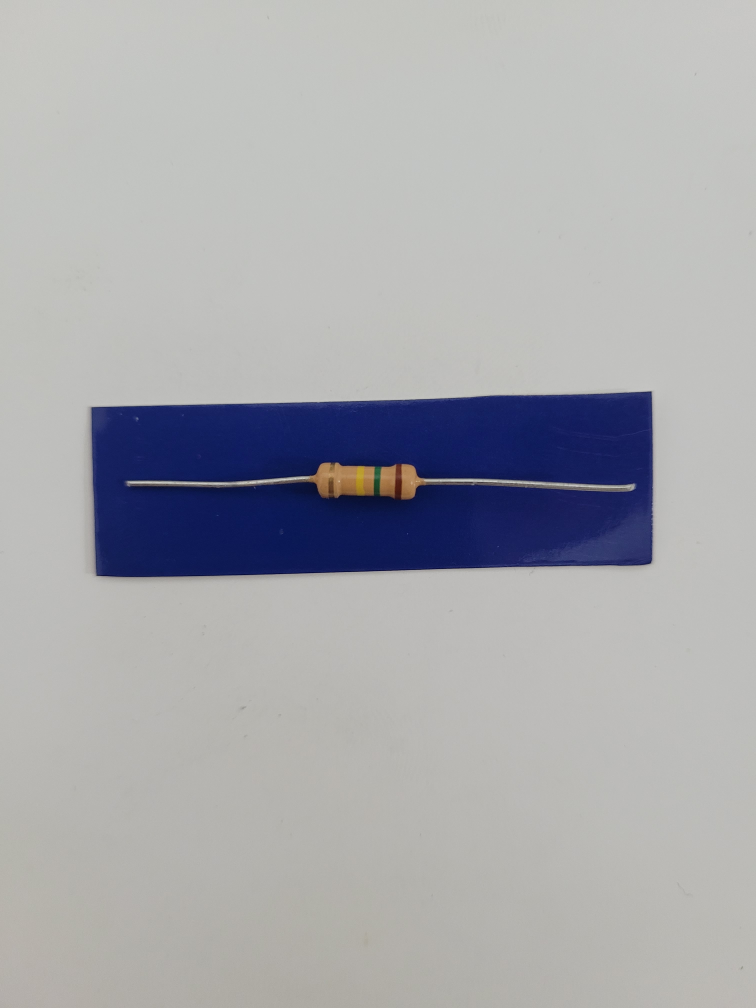
#> input picture Resistencias/R10_a.jpg, 3024 x 4032 px (shown at 1/4 size)
$ python -i Ejercicio2.py   (imports and definitions only)   (older library calls are emulated)
#> lines starting #> are read from the running program, lines starting #| are printed output that depends on the picture; after the words box and inside, x2 and y2 are one past the last pixel; in counts of white or black regions, pixels touching at a corner belong together
#> in procesar_resistencia, img_bgr is the input picture: shape (4032, 3024, 3); mean B, G, R 173.1, 169.1, 168.2
import os
import cv2
import numpy as np
import matplotlib.pyplot as plt

# -------------------------------------------------------------------------------------------------
# ----ITEMS A) y B)--------------------------------------------------------------------------------
# -------------------------------------------------------------------------------------------------

# [87 lines left out: functions ordenar_puntos, crear_mascara_azul, extraer_rectangulo_azul, convertir_a_vista_superior, procesar_imagen, not called in this run]

# -------------------------------------------------------------------------
# Directorio donde están las imágenes originales
carpeta_entrada = "Resistencias"
carpeta_salida = "Resistencias_out"

# Crear carpeta de salida si no existe
# [16 lines not run here, left out]

# -------------------------------------------------------------------------------------------------
# ------ITEMS C), D) Y E)--------------------------------------------------------------------------
# -------------------------------------------------------------------------------------------------
color_a_valor = {
    "Negro":   0,
    "Marrón":  1,
    "Rojo":    2,
    "Naranja": 3,
    "Amarillo":4,
    "Verde":   5,
    "Azul":    6,
    "Violeta": 7,
    "Gris":    8,
    "Blanco":  9
}
# [24 lines left out: function calcular_resistencia, not called in this run]

def mascara_azul_inversa(img_bgr):

    azul_bajo = np.array([ 90,  80,  40])
    azul_alto = np.array([150, 255, 255])

    img_hsv = cv2.cvtColor(img_bgr, cv2.COLOR_BGR2HSV)
#> img_hsv: shape (4032, 3024, 3); mean H, S, V 40.6, 29, 176.9

    mask = cv2.inRange(img_hsv, azul_bajo, azul_alto)
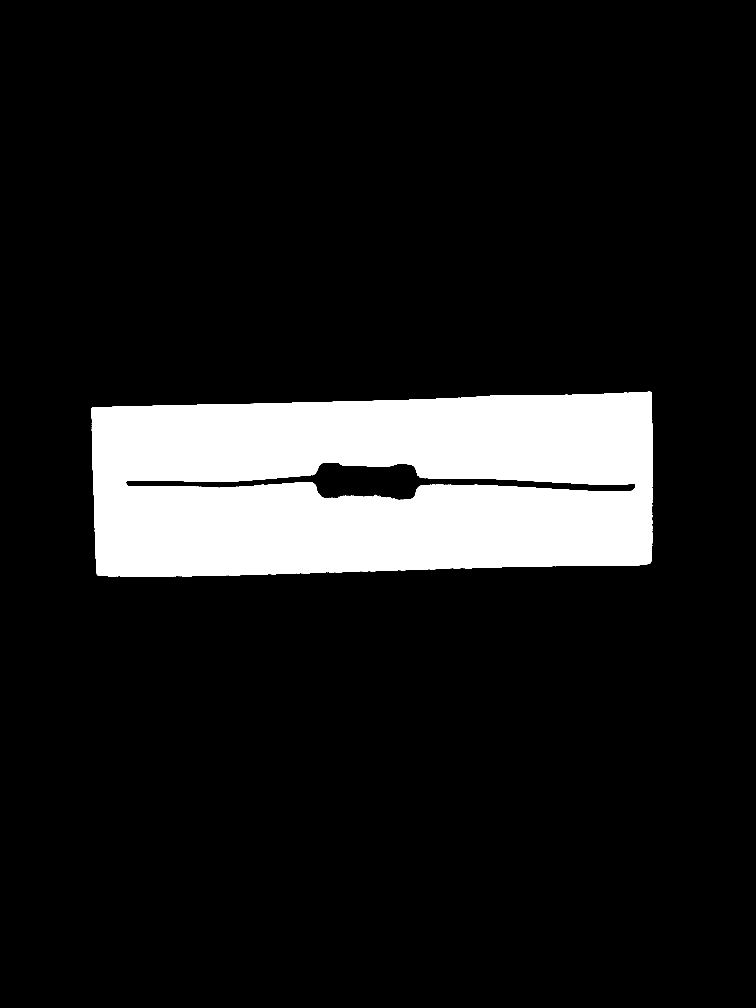
#> mask: shape (4032, 3024) (shown at 1/4 size); 11.7% white; 18 white regions (14 under 20 px), largest, box (x1, y1, x2, y2) and area: (367, 1567, 2611, 2307) 1431749, (1544, 2282, 1566, 2283) 22, (1316, 2289, 1338, 2290) 22, (1602, 2280, 1622, 2281) 20
    mask = cv2.bitwise_not(mask) # invertimos

    kernel_clausura = cv2.getStructuringElement(cv2.MORPH_RECT, (15, 15))
    kernel_apertura = cv2.getStructuringElement(cv2.MORPH_RECT, (50, 50))
    mascara_clausura = cv2.morphologyEx(mask, cv2.MORPH_CLOSE, kernel_clausura, iterations=2)
#> mascara_clausura: shape (4032, 3024); 88.3% white; 1 black region, box (x1, y1, x2, y2) and area: (367, 1568, 2610, 2306) 1427742
    mascara_apertura = cv2.morphologyEx(mascara_clausura, cv2.MORPH_OPEN, kernel_apertura, iterations=1)
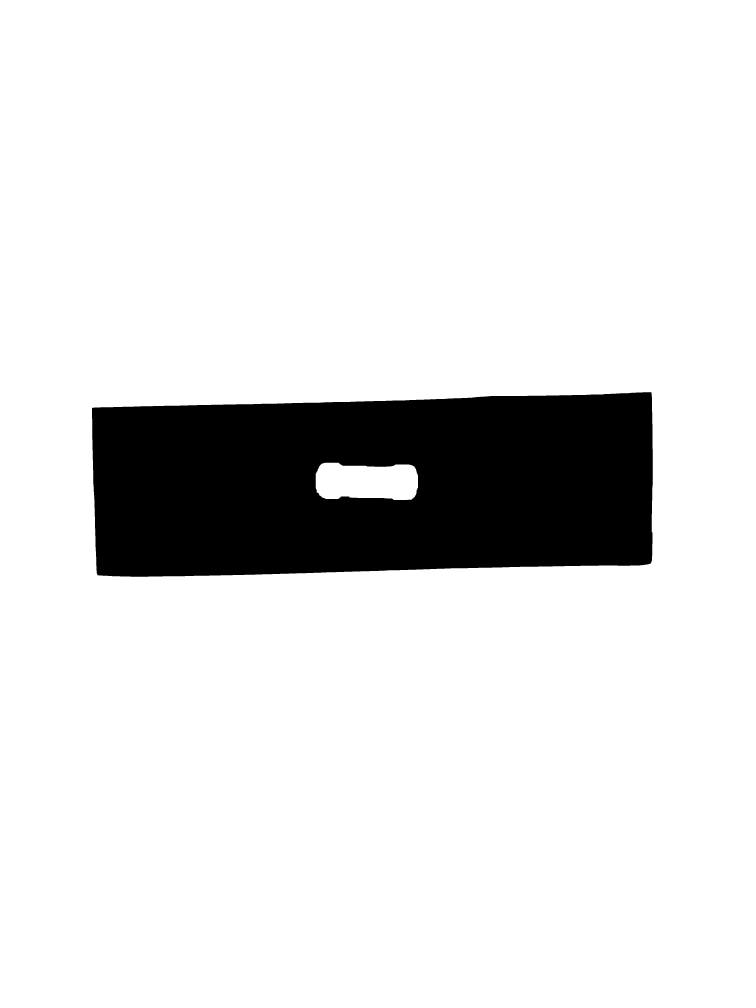
#> mascara_apertura: shape (4032, 3024) (shown at 1/4 size); 87.9% white; 1 black region, box (x1, y1, x2, y2) and area: (368, 1569, 2611, 2307) 1469844
    return mascara_apertura

def extraer_resistencia(mascara_apertura, img_bgr):
    contornos, _ = cv2.findContours(mascara_apertura, cv2.RETR_EXTERNAL, cv2.CHAIN_APPROX_SIMPLE)
#> contornos = [[[0, 0], [0, 4031], [3023, 4031], [3023, 0]]]
    cont_max = max(contornos, key=cv2.contourArea)
#> cont_max = [[0, 0], [0, 4031], [3023, 4031], [3023, 0]]
    x, y, w, h = cv2.boundingRect(cont_max)
#> x = 0; y = 0; w = 3024; h = 4032
    padding = 25
    x1 = max(x + padding, 0)
#> x1 = 25
    y1 = max(y + padding, 0)
#> y1 = 25
    x2 = min(x + w - padding, img_bgr.shape[1])
#> x2 = 2999
    y2 = min(y + h - padding, img_bgr.shape[0])
#> y2 = 4007
    roi = img_bgr[y1:y2, x1:x2]

    # Redimensionar manteniendo proporción
    h_roi, w_roi = roi.shape[:2]
    new_h = int(h_roi * (200 / w_roi))
    resistor = cv2.resize(roi, (200, new_h))
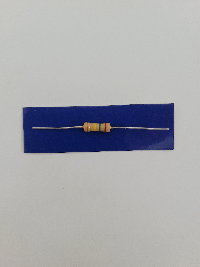
#> resistor: shape (267, 200, 3); mean B, G, R 172.6, 168.4, 167.4
    return resistor

def bordes_con_sobel(img_bgr):
    gray = cv2.cvtColor(img_bgr, cv2.COLOR_BGR2GRAY)
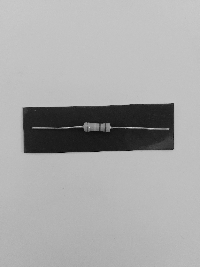
#> gray: shape (267, 200); min 5, max 221, mean 168.6
    clahe = cv2.createCLAHE(clipLimit=2.0, tileGridSize=(8,8))
    gray_eq = clahe.apply(gray)
    gray_smooth = cv2.GaussianBlur(gray_eq, (5,5), 0)
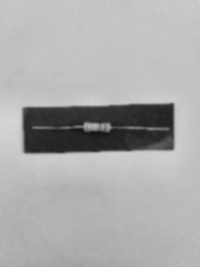
#> gray_smooth: shape (267, 200); min 20, max 213, mean 171.4

    # O Sobel para resaltar bordes
    sobelx = cv2.Sobel(gray_smooth, cv2.CV_64F, 1, 0, ksize=3)
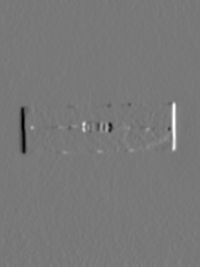
#> sobelx: shape (267, 200) float64; min -346, max 384, mean 0; drawn with min black and max white
    sobelx = np.absolute(sobelx)
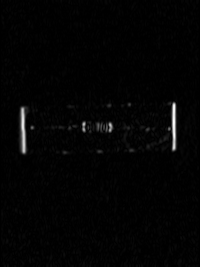
#> sobelx: shape (267, 200) float64; min 0, max 384, mean 6.3; drawn with min black and max white
    sobelx = np.uint8(255 * sobelx / np.max(sobelx))

    return sobelx

def detectar_lineas_verticales(img_sobel, min_dist=10,umbral_inicial = 0.06,umbral_max = 0.5,paso_umbral = 0.005,num_bordes_esperado = 8):
    # Calculamos el promedio de intensidad por columna (perfil vertical)
#> called with min_dist = 10, umbral_inicial = 0.06, umbral_max = 0.5, paso_umbral = 0.005, num_bordes_esperado = 8
    perfil = np.mean(img_sobel, axis=0)
#> perfil = 200 values, max 42 at index 174, min 0 at index 0, mean 3.63

    # Derivamos el perfil para detectar bordes verticales (gradientes)
    gradiente = np.abs(np.diff(perfil))
#> gradiente = 199 values, max 18.99 at index 172, min 0.00375 at index 126, mean 1.08

    # Variables para el bucle
    umbral = umbral_inicial
    franjas = []
    iteracion = 0
    max_iter = 30

    while iteracion < max_iter:
        # Umbral final como valor absoluto
        umbral_val = umbral * np.max(gradiente)

        # Detectamos picos sobre umbral
        picos = np.where(gradiente > umbral_val)[0]

        # Filtramos bordes muy cercanos
        franjas = []
        for pico in picos:
            if len(franjas) == 0 or (pico - franjas[-1] > min_dist):
                franjas.append(pico)

        # Cantidad de franjas detectadas
        num_franjas = len(franjas)

        # Comparamos con el número esperado
        if num_franjas == num_bordes_esperado:
                break
        elif num_franjas > num_bordes_esperado:
            umbral += paso_umbral  # suba el umbral para detectar menos franjas
            if umbral > umbral_max:
                umbral = umbral_max
                break
        else:
            # número correcto o aceptable de franjas detectadas
            break

        iteracion += 1
#> this loop made 1 pass
#> umbral_val on pass 1: 1.14
#> after the loop, iteracion = 0; umbral = 0.06

    print(f"Umbral final ajustado: {umbral:.3f}")
#| Umbral final ajustado: 0.060
    print(f"Franjas detectadas: {len(franjas)}")
#| Franjas detectadas: 7
    return franjas

# [5 lines left out: function recortar_banda, not called in this run]


def detectar_bandas(img_bgr):
    imagen_sobel = bordes_con_sobel(img_bgr)
    franjas = detectar_lineas_verticales(imagen_sobel)
#> franjas = [0, 18, 81, 96, 108, 170, 198]
    franjas_pares = [(franjas[i], franjas[i + 1]) for i in range(0, len(franjas) - 1, 2)]
#> franjas_pares = [(0, 18), (81, 96), (108, 170)]

    # Calcular distancias entre bandas internas: 2-3, 4-5, 6-7
    distancia_12 = franjas[2] - franjas[1]
#> distancia_12 = 63
    distancia_34 = franjas[4] - franjas[3]
#> distancia_34 = 12
    distancia_56 = franjas[6] - franjas[5]
#> distancia_56 = 28

    # Determinar posición de la franja dorada (solo puede estar en bordes 0-1 o 7-8)
    if distancia_12 > distancia_56:
        posicion_dorada = 'izquierda'
        franja_dorada = (franjas[0], franjas[1])
#> franja_dorada = (0, 18)

        banda_3 = (franjas[2], franjas[3])
#> banda_3 = (81, 96)
        banda_2   = (franjas[4], franjas[5])
#> banda_2 = (108, 170)
#> (the run stopped early here; a loop or call above may not have finished)

$ run again, on Resistencias/R1_a.jpg
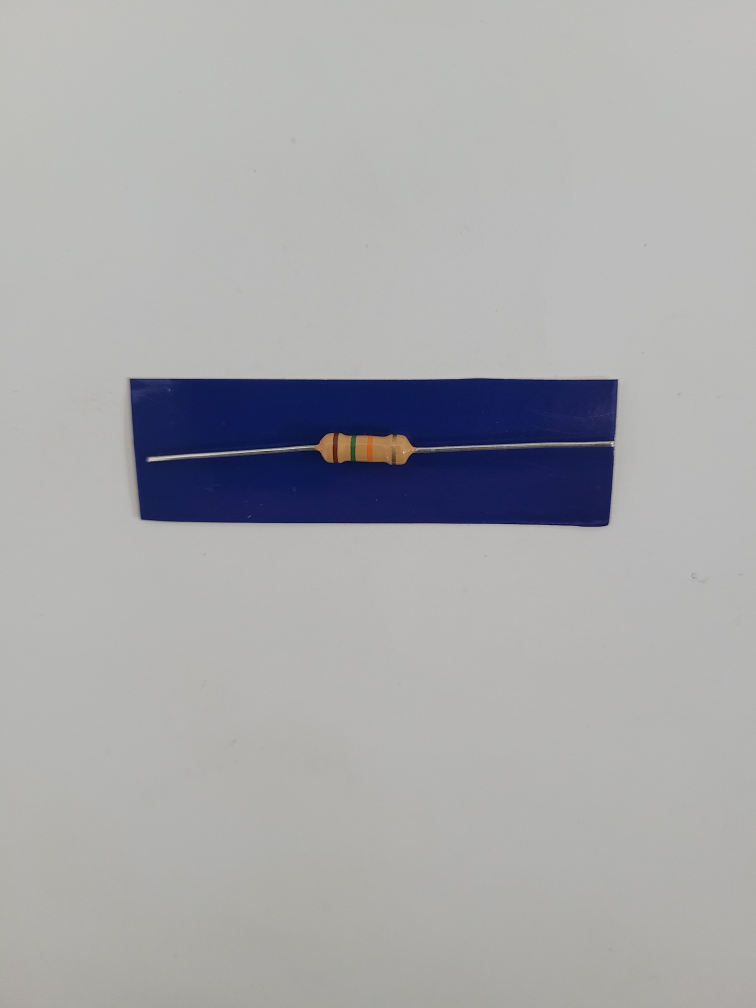
#> input picture Resistencias/R1_a.jpg, 3024 x 4032 px (shown at 1/4 size)
#> in procesar_resistencia, img_bgr is the input picture: shape (4032, 3024, 3); mean B, G, R 170.9, 168.5, 168.2
#> img_hsv: shape (4032, 3024, 3); mean H, S, V 32.8, 20.2, 173.5
#> in mascara_azul_inversa, `mask = cv2.inRange(img_hsv, azul_bajo, azul_alto)`:
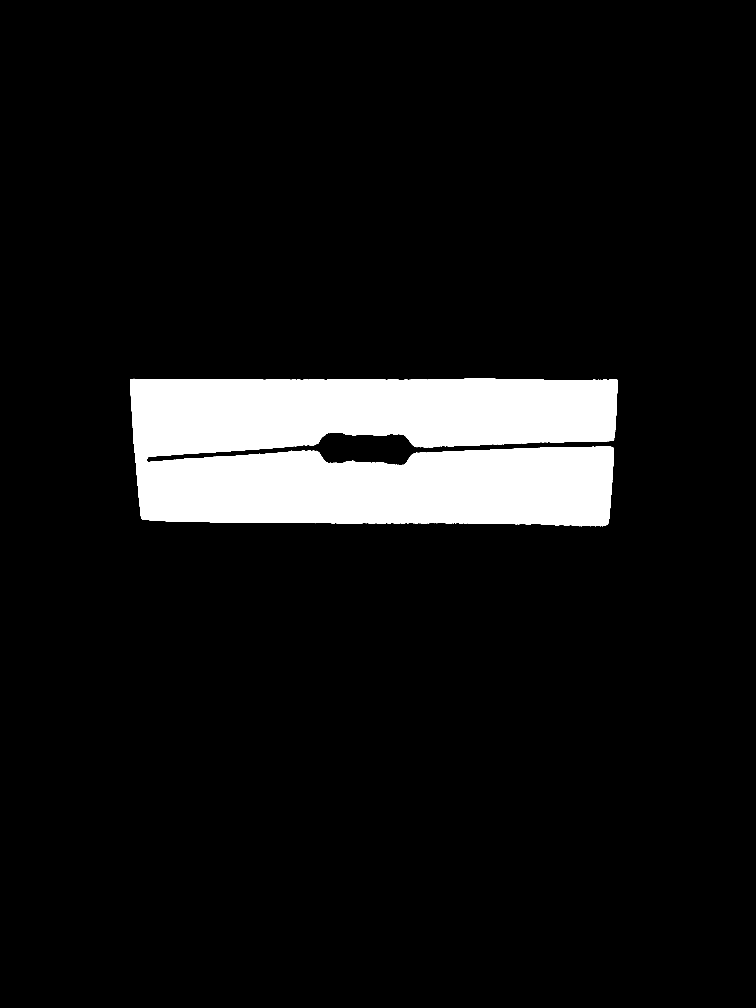
#> mask: shape (4032, 3024) (shown at 1/4 size); 8.4% white; 53 white regions (46 under 20 px), largest, box (x1, y1, x2, y2) and area: (521, 1514, 2470, 2105) 1027125, (1936, 2094, 1993, 2095) 57, (1782, 2093, 1809, 2094) 27
#> mascara_clausura: shape (4032, 3024); 91.6% white; 1 black region, box (x1, y1, x2, y2) and area: (522, 1514, 2469, 2104) 1023615
#> mascara_apertura: shape (4032, 3024); 91.3% white; 1 black region, box (x1, y1, x2, y2) and area: (523, 1515, 2470, 2105) 1057783
#> contornos = [[[0, 0], [0, 4031], [3023, 4031], [3023, 0]]]
#> cont_max = [[0, 0], [0, 4031], [3023, 4031], [3023, 0]]
#> in extraer_resistencia, `x, y, w, h = cv2.boundingRect(cont_max)`: x = 0; w = 3024; h = 4032
#> in extraer_resistencia, `x1 = max(x + padding, 0)`: x1 = 25
#> in extraer_resistencia, `x2 = min(x + w - padding, img_bgr.shape[1])`: x2 = 2999
#> y2 = 4007
#> perfil = 200 values, max 32.49 at index 163, min 0 at index 0, mean 3.52
#> gradiente = 199 values, max 12.04 at index 161, min 0.00749 at index 6, mean 0.864
#> the loop in detectar_lineas_verticales, `while iteracion < max_iter:` made 1 pass
#> umbral_val on pass 1: 0.723
#> after the loop in detectar_lineas_verticales, `while iteracion < max_iter:`: iteracion = 0; umbral = 0.06
#| Umbral final ajustado: 0.060
#| Franjas detectadas: 8
#> franjas = [0, 28, 80, 92, 106, 155, 166, 198]
#> franjas_pares = [(0, 28), (80, 92), (106, 155), (166, 198)]
#> distancia_12 = 52
#> distancia_34 = 14
#> distancia_56 = 11
#> franja_dorada = (0, 28)
#> banda_3 = (80, 92)
#> banda_2 = (106, 155)
#> banda_1 = (166, 198)
#> in recortar_banda, `x1, x2 = franja`: x1 = 166; x2 = 198
#> in recortar_banda (call 2), `x1, x2 = franja`: x1 = 106; x2 = 155
#> in recortar_banda (call 2), `banda = img_rgb[:, x1:x2]`:
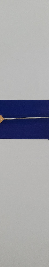
#> banda: shape (267, 49, 3); mean R, G, B 159.2, 160, 165.7
#> the loop in puntos_promedio_color_rgb, `for y in puntos_y:` made 5 passes
#> after the loop in puntos_promedio_color_rgb, `for y in puntos_y:`: colores = [[186, 186, 184], [185, 185, 185], [185, 185, 185], [185, 185, 185], [183, 183, 183]]
#> in puntos_promedio_color_rgb, `color_promedio = np.mean(colores, axis=0)`: color_promedio = [184.8, 184.8, 184.4]
#> in detectar_color_rgb, `color_promedio = puntos_promedio_color_rgb(banda_rgb)`: color_promedio = [184, 184, 184]
#> c1 = 'desconocido'
#> the loop in puntos_promedio_color_rgb (call 2), `for y in puntos_y:` made 5 passes
#> c2 = 'Violeta'

$ run again, on Resistencias/R2_a.jpg
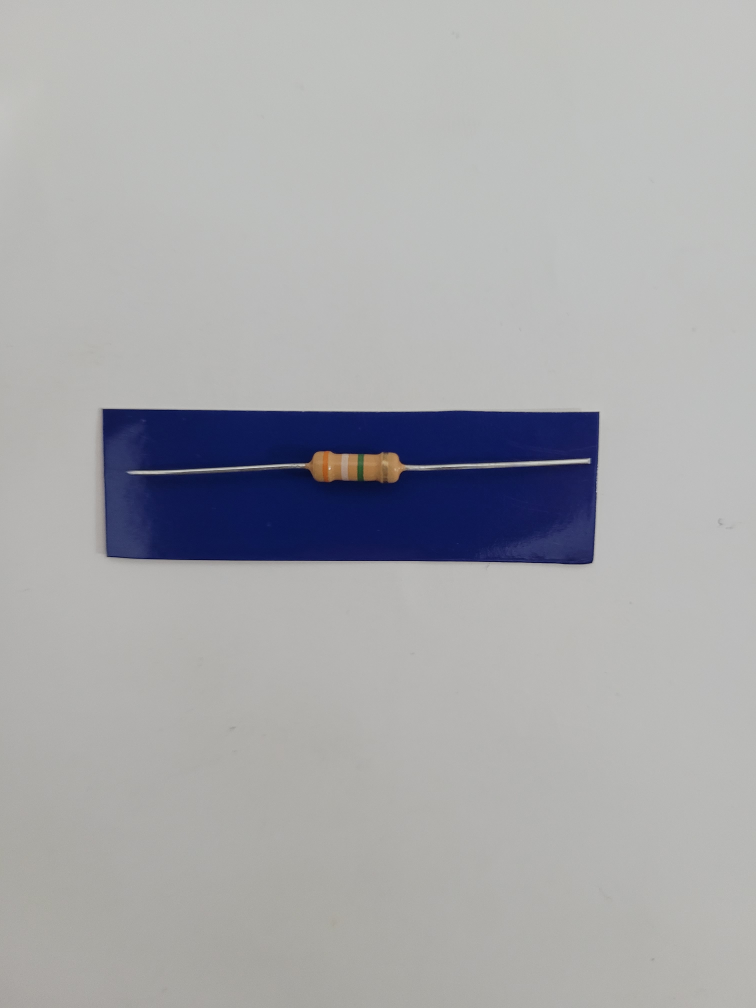
#> input picture Resistencias/R2_a.jpg, 3024 x 4032 px (shown at 1/4 size)
#> in procesar_resistencia, img_bgr is the input picture: shape (4032, 3024, 3); mean B, G, R 171.3, 168.6, 167.9
#> img_hsv: shape (4032, 3024, 3); mean H, S, V 37.5, 22.3, 174.1
#> in mascara_azul_inversa, `mask = cv2.inRange(img_hsv, azul_bajo, azul_alto)`:
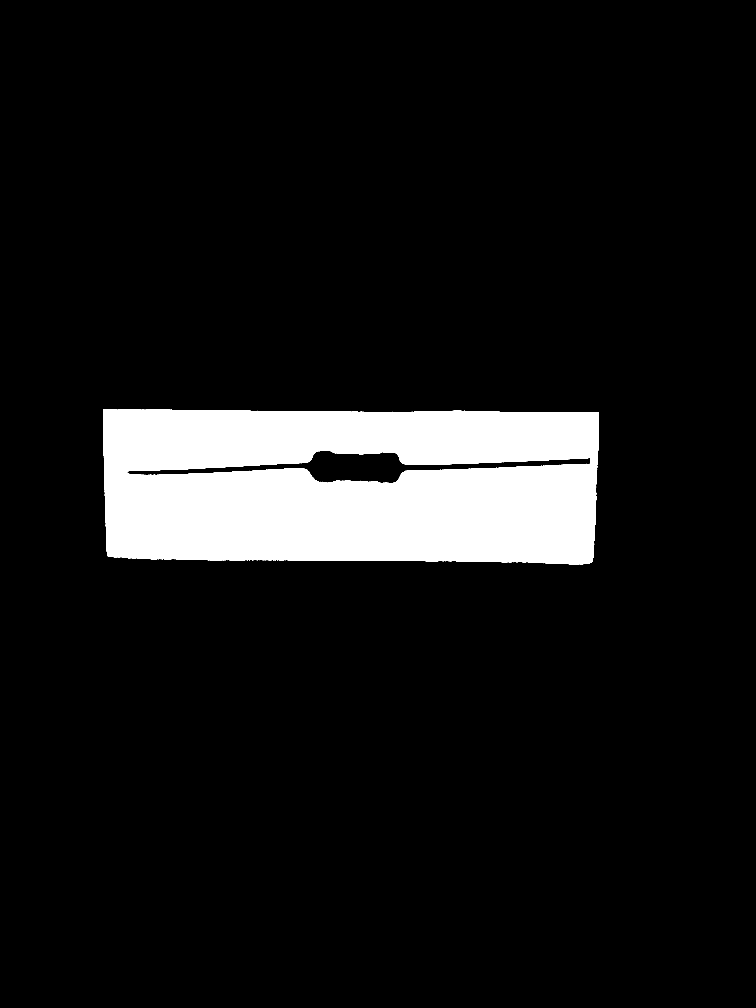
#> mask: shape (4032, 3024) (shown at 1/4 size); 9% white; 50 white regions (39 under 20 px), largest, box (x1, y1, x2, y2) and area: (412, 1637, 2396, 2257) 1102610, (1527, 2243, 1661, 2244) 134, (1184, 2242, 1302, 2243) 118
#> mascara_clausura: shape (4032, 3024); 91% white; 1 black region, box (x1, y1, x2, y2) and area: (412, 1639, 2396, 2255) 1098694
#> mascara_apertura: shape (4032, 3024); 90.7% white; 1 black region, box (x1, y1, x2, y2) and area: (413, 1640, 2397, 2256) 1131472
#> contornos = [[[0, 0], [0, 4031], [3023, 4031], [3023, 0]]]
#> cont_max = [[0, 0], [0, 4031], [3023, 4031], [3023, 0]]
#> in extraer_resistencia, `x, y, w, h = cv2.boundingRect(cont_max)`: x = 0; w = 3024; h = 4032
#> in extraer_resistencia, `x1 = max(x + padding, 0)`: x1 = 25
#> in extraer_resistencia, `x2 = min(x + w - padding, img_bgr.shape[1])`: x2 = 2999
#> y2 = 4007
#> perfil = 200 values, max 35.18 at index 158, min 0 at index 0, mean 3.7
#> gradiente = 199 values, max 14.91 at index 159, min 0.00375 at index 42, mean 0.933
#> the loop in detectar_lineas_verticales, `while iteracion < max_iter:` made 1 pass
#> umbral_val on pass 1: 0.895
#> after the loop in detectar_lineas_verticales, `while iteracion < max_iter:`: iteracion = 0; umbral = 0.06
#| Umbral final ajustado: 0.060
#| Franjas detectadas: 8
#> franjas = [0, 21, 35, 79, 91, 103, 154, 198]
#> franjas_pares = [(0, 21), (35, 79), (91, 103), (154, 198)]
#> distancia_12 = 14
#> distancia_34 = 12
#> distancia_56 = 51
#> franja_dorada = (154, 198)
#> banda_3 = (91, 103)
#> banda_2 = (35, 79)
#> banda_1 = (0, 21)
#> in recortar_banda, `x1, x2 = franja`: x1 = 0; x2 = 21
#> in recortar_banda (call 2), `x1, x2 = franja`: x1 = 35; x2 = 79
#> in recortar_banda (call 2), `banda = img_rgb[:, x1:x2]`:
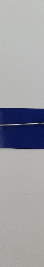
#> banda: shape (267, 44, 3); mean R, G, B 155.7, 157, 162.5
#> the loop in puntos_promedio_color_rgb, `for y in puntos_y:` made 5 passes
#> after the loop in puntos_promedio_color_rgb, `for y in puntos_y:`: colores = [[181, 180, 178], [181, 180, 178], [185, 184, 182], [183, 182, 180], [183, 182, 180]]
#> in puntos_promedio_color_rgb, `color_promedio = np.mean(colores, axis=0)`: color_promedio = [182.6, 181.6, 179.6]
#> in detectar_color_rgb, `color_promedio = puntos_promedio_color_rgb(banda_rgb)`: color_promedio = [182, 181, 179]
#> c1 = 'desconocido'
#> the loop in puntos_promedio_color_rgb (call 2), `for y in puntos_y:` made 5 passes
#> c3 = 'Violeta'
